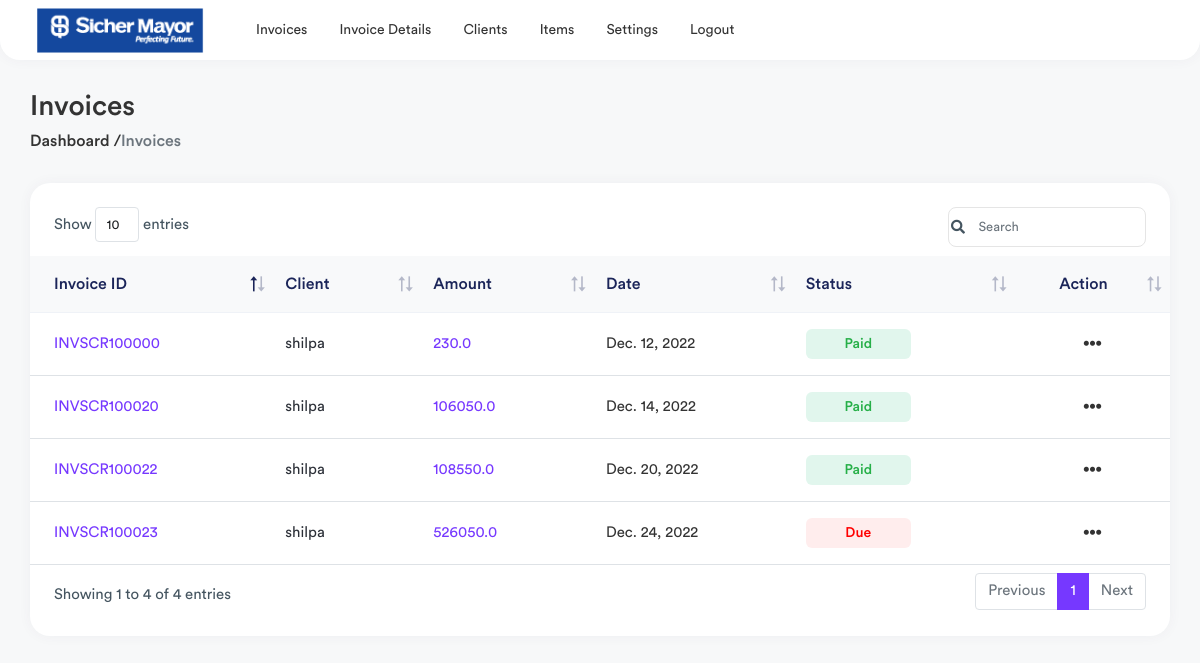
The app's page /estimates (signed in), older data.
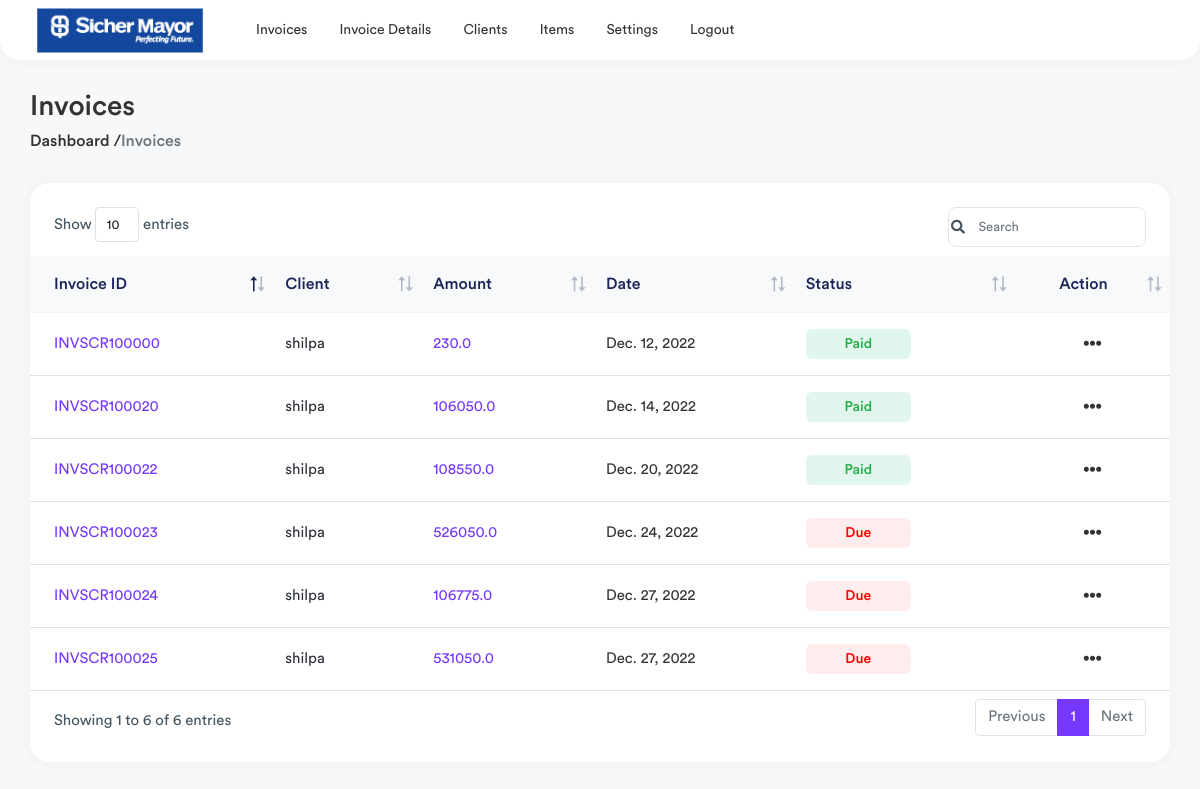
The same page, newer data.
### invoice/models.py (models this page shows, shortened)
class Invoice(models.Model):
    invoice_choices = (('Due','Due'),('Paid','Paid'))
    invoice_number = models.CharField(max_length=50,null=True)
    client = models.ForeignKey(ClientDetails,on_delete=models.CASCADE,null=True)
    date = models.DateField(null=True)
    item_total = models.FloatField(default=0)
    tax_amount = models.FloatField(default=0)
    grand_total = models.FloatField(default=0)
    amount_paid = models.FloatField(default=0)
    status = models.CharField(max_length=10,choices=invoice_choices,null=True)
    note = models.CharField(max_length=2000,null=True)

class ClientDetails(models.Model):
    name = models.CharField(max_length=200,null=True)
    email = models.CharField(max_length=200,null=True)
    address = models.CharField(max_length=500,null=True)
    city = models.CharField(max_length=500,null=True)
    country = models.CharField(max_length=50,null=True)
    zipcode = models.CharField(max_length=20,null=True)
    phone = models.CharField(max_length=20,unique=True,null=True)
    class Meta:
        verbose_name_plural = ("Clientdetail")

### invoice/views.py (the view)
# urls.py: path('estimates',views.estimate_list, name='estimates'),
@login_required(login_url="/login-page/")
def estimate_list(request):
    invoices = Invoice.objects.all()
    context = {
        "invoices" : invoices,
    }
    return render(request,'invoice-details.html',context)

### templates/invoice-details.html (shortened to what this page needs)
{% extends 'base.html' %}
{% load static %}
{% block content %}
<div class="page-wrapper">
    <div class="content container-fluid">
        <div class="page-header">
            <div class="row align-items-center">
                <div class="col">
                    <h3 class="page-title">Invoices</h3>
                    <ul class="breadcrumb">
                        <li class=""><a href="">Dashboard /</a></li>
                        <li class="breadcrumb-item active">Invoices</li>
                    </ul>
                </div>
            </div>
        </div>
        <div class="row">
            <div class="col-sm-12">
                <div class="card card-table">
                    <div class="card-body">
                        <div class="table-responsive">
                            <table class="table table-stripped table-hover datatable">
                                <thead class="thead-light">
                                    <tr>
                                        <th>Invoice ID</th>
                                        <th>Client</th>
                                        <th>Amount</th>
                                        <th>Date</th>
                                        <th>Status</th>
                                        <th class="text-center">Action</th>
                                    </tr>
                                </thead>
                                <tbody>
                                    {% for invoice in invoices %}
                                    <tr>
                                        <td>
                                            <a href="{% url 'invoice:bill' invoice.id %}" class="invoice-link">{{invoice.invoice_number}}</a>
                                        </td>
                                        <td>
                                            <h2 class="table-avatar">
                                                {{invoice.client.name}}
                                            </h2>
                                        </td>
                                        <td class="text-primary">{{invoice.grand_total}}</td>
                                        <td>{{invoice.date}}</td>
                                        {% if invoice.status == "Paid" %}
                                        <td><span class="badge bg-success-light">{{invoice.status}}</span></td>
                                        {% else %}
                                        <td><span class="badge bg-danger-light">{{invoice.status}}</span></td>
                                        {% endif %}
                                        <td class="text-center">
                                            <div class="dropdown dropdown-action">
                                                <a href="#" class="action-icon dropdown-toggle"
                                                    data-bs-toggle="dropdown" aria-expanded="false"><i
                                                        class="fas fa-ellipsis-h"></i></a>
                                            </div>
                                        </td>
                                    </tr>
                                    {% endfor %}
                                </tbody>
                            </table>
                        </div>
                    </div>
                </div>
            </div>
        </div>
    </div>
</div>
{% endblock %}

Row changes from the older to the newer data that the page shows:
added Invoice: invoice_number "INVSCR100024", client.name "shilpa", grand_total "106775.0", date "Dec. 27, 2022", status "Due"
added Invoice: invoice_number "INVSCR100025", client.name "shilpa", grand_total "531050.0", date "Dec. 27, 2022", status "Due"
Text that changed along with them:
text written by a page script: "Show entries Showing 1 to 4 of 4 entries Previous 1 Next" → "Show entries Showing 1 to 6 of 6 entries Previous 1 Next"
